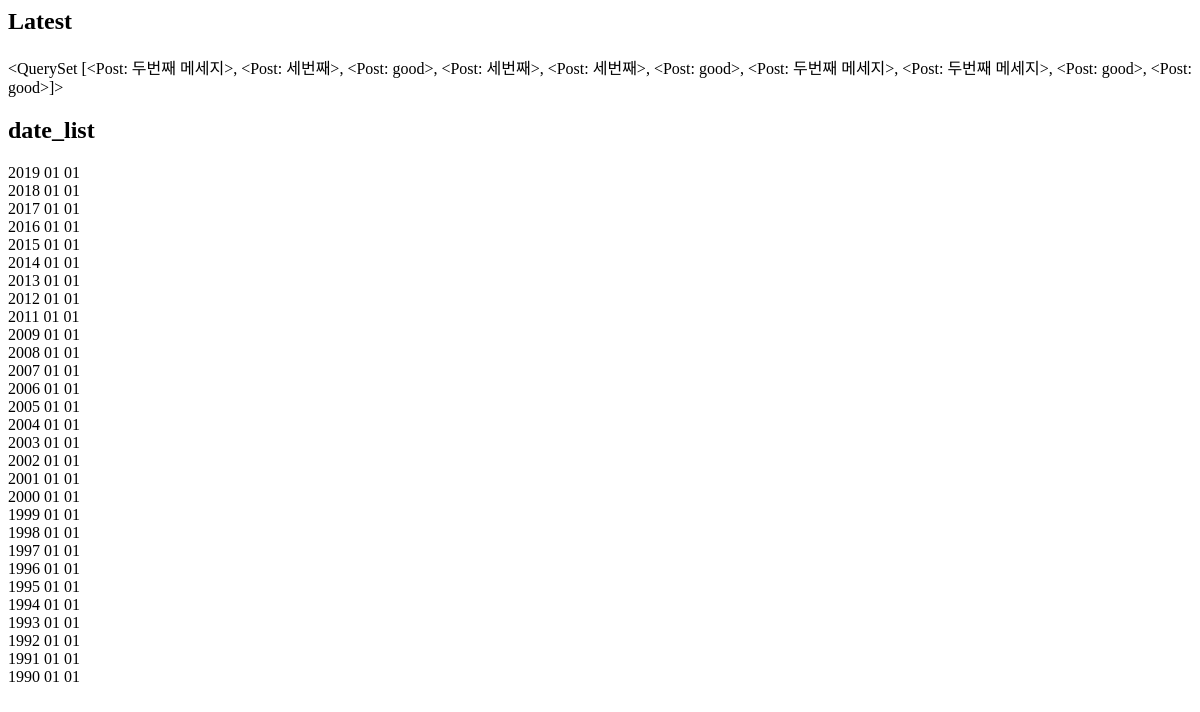
Before: /instagram/archive/ with the older database file.
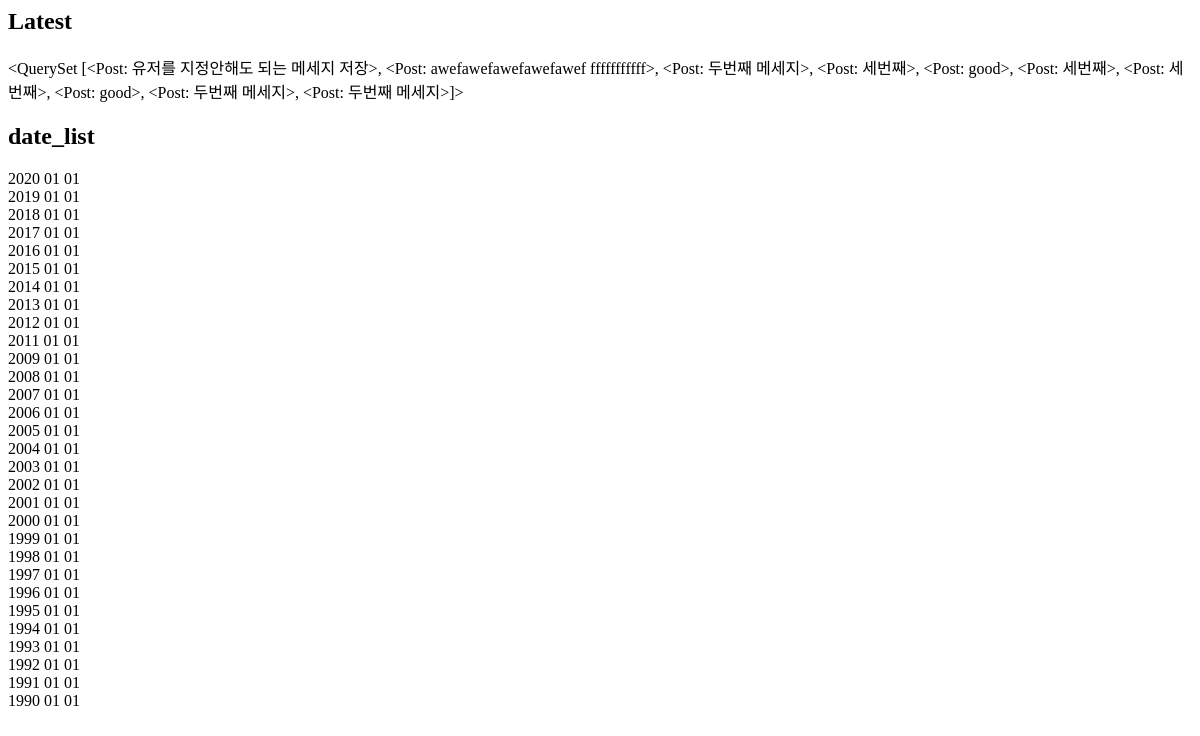
After: the same page with the newer database file.
### instagram/models.py (models this page shows, shortened)
class Post(models.Model):
    author = models.ForeignKey(settings.AUTH_USER_MODEL, on_delete=models.CASCADE)
    message = models.TextField(
        validators=[MinLengthValidator(10)]
    )
    photo = models.ImageField(blank=True, upload_to='instagram/post/%Y/%m/%d')
    tag = models.ManyToManyField('Tag', blank=True)
    is_public = models.BooleanField(default=False, verbose_name='공개여부')
    created_at = models.DateTimeField(auto_now_add=True)
    updated_at = models.DateTimeField(auto_now=True)
    def __str__(self):
        return self.message
    def message_length(self):
        return f"{len(self.message)} 글자"
    message_length.short_description = '메세지 글자수'
    class Meta:
        ordering = ['-id']

### instagram/templates/instagram/post_archive.html
<h2>Latest</h2>
{{ latest }}
<h2>date_list</h2>
{% for date in date_list %}
    {{ date|date:"Y" }}
    {{ date|date:"m" }}
    {{ date|date:"d" }}</br>
{% endfor %}

Changed rows visible on the page:
no longer on this page (row unchanged): Post: message.message "<QuerySet [<Post: 두번째 메세지>, <Post: 세번째>, <Post: good>, <Post: 세번째>, <Post: 세번째>, <Post: good>, <Post: 두번째 메세지>, <Post: 두번째 메세지>, <Post: good>, <Post: good>]>"
added Post: message.message "<QuerySet [<Post: 유저를 지정안해도 되는 메세지 저장>, <Post: awefawefawefawefawef fffffffffff>, <Post: 두번째 메세지>, <Post: 세번째>, <Post: good>, <Post: 세번째>, <Post: 세번째>, <Post: good>, <Post: 두번째 메세지>, <Post: 두번째 메세지>]>"
Other visible differences:
new list line: "2020 01 01"
